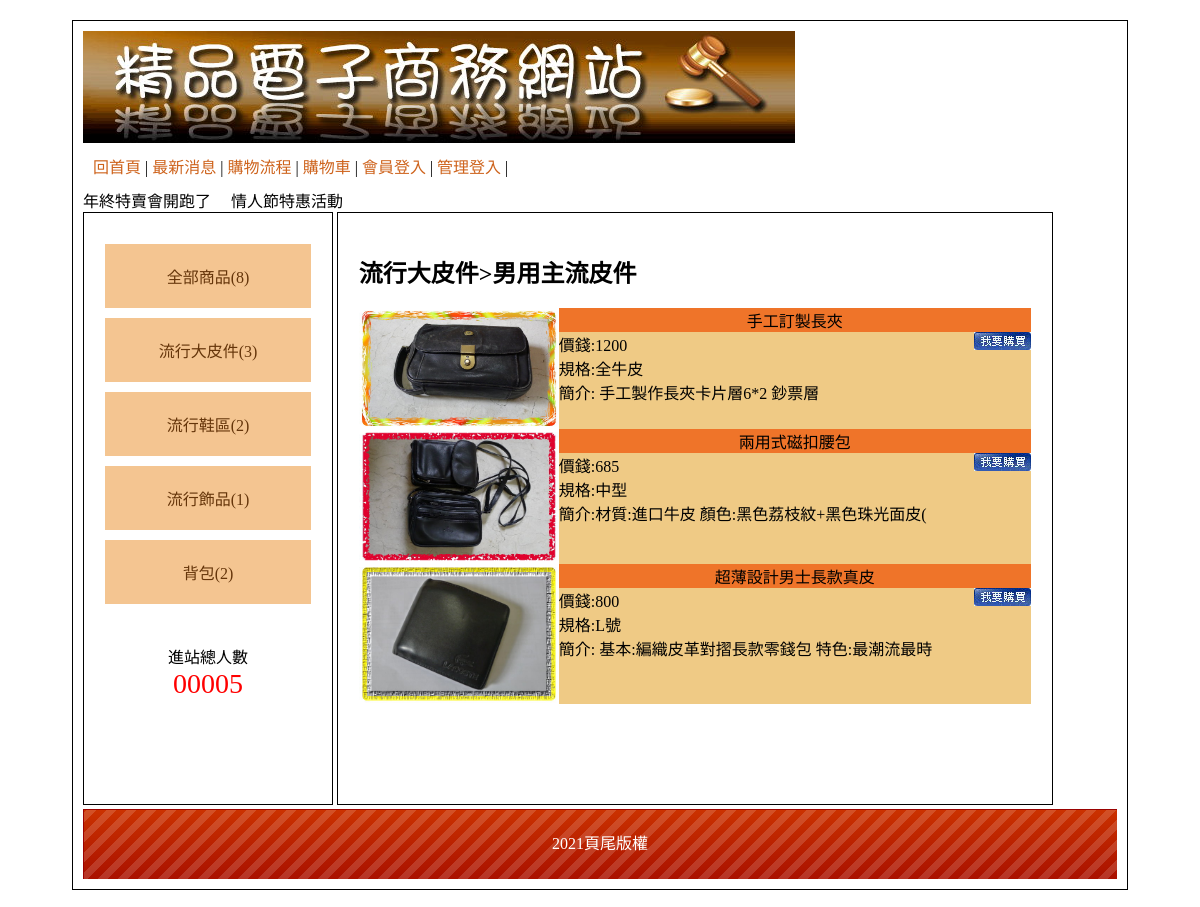
Page /?big=1&mid=5 on the committed database.
### tables this page shows
CREATE TABLE `type` (
  `id` int(11) UNSIGNED NOT NULL,
  `name` text NOT NULL,
  `parent` text NOT NULL
);

CREATE TABLE `goods` (
  `id` int(11) UNSIGNED NOT NULL,
  `num` text NOT NULL,
  `name` text NOT NULL,
  `price` int(11) UNSIGNED NOT NULL,
  `spec` text NOT NULL,
  `quota` int(5) NOT NULL,
  `img` text NOT NULL,
  `intro` text NOT NULL,
  `mid` int(5) UNSIGNED NOT NULL,
  `big` int(5) UNSIGNED NOT NULL,
  `sh` int(1) UNSIGNED NOT NULL
);

CREATE TABLE `bottom` (
  `id` int(11) UNSIGNED NOT NULL,
  `bottom` text NOT NULL
);

### base.php (called while the page is built, shortened)
<?php
$Bottom=new DB('bottom');
$Type=new DB('type');
$Goods=new DB('goods');
class DB{
  protected $table;
  protected $dsn="mysql:host=localhost;dbname=db44;charset=utf8";
  protected $pdo;
  function __construct($table)
  {
  $this->table=$table;
  $this->pdo=new PDO($this->dsn,'root','');
  }
  function all(...$arg){
    $sql="select * from $this->table ";
    if (isset($arg[0])) {
      if (is_array($arg[0])) {
        foreach($arg[0] as $key=>$value){
          $tmp[]=sprintf("`%s`='%s'",$key,$value);
        }
        $sql .=" where ".implode("&&",$tmp);
      }else{
        $sql .=$arg[0];
      }
    }
    return $this->pdo->query($sql)->fetchAll();
  }
  function count(...$arg){
    $sql="select count(*) from $this->table ";
    if (isset($arg[0])) {
      if (is_array($arg[0])) {
        foreach($arg[0] as $key=>$value){
          $tmp[]=sprintf("`%s`='%s'",$key,$value);
        }
        $sql .=" where ".implode("&&",$tmp);
      }else{
        $sql .=$arg[0];
      }
    }
    return $this->pdo->query($sql)->fetchColumn();
  }
  function find($id){
    $sql="select * from $this->table ";
      if (is_array($id)) {
        foreach($id as $key=>$value){
          $tmp[]=sprintf("`%s`='%s'",$key,$value);
        }
        $sql .=" where ".implode("&&",$tmp);
      }else{
        $sql .=" where `id`='$id' ";
      }
    return $this->pdo->query($sql)->fetch(PDO::FETCH_ASSOC);
  }
}
?>

### index.php (the view, shortened to what this page needs)
<?php
include_once "base.php";
?>
<!DOCTYPE html PUBLIC "-//W3C//DTD XHTML 1.0 Transitional//EN" "http://www.w3.org/TR/xhtml1/DTD/xhtml1-transitional.dtd">
<html xmlns="http://www.w3.org/1999/xhtml">
<head>
        <link href="css/css.css" rel="stylesheet" type="text/css">
</head>
<body>
        <div id="main">
                <div id="top">
                        <a href="index.php">
                                <img src="img/0416.jpg">
                        </a>
                        <div style="padding:10px;">
                                <a href="index.php">回首頁</a> |
                                <a href="index.php?do=news">最新消息</a> |
                                <a href="index.php?do=look">購物流程</a> |
                                <a href="index.php?do=buycart">購物車</a> |
                                <?php if (empty($_SESSION['mem'])) { ?>
                                        <a href="index.php?do=login">會員登入</a> |
                                <?php
                                } else {
                                ?>
                                        <a href="javascript:lof('api/logout.php?do=mem')">登出</a> |
                                <?php
                                }
                                ?>
                                <?php if (empty($_SESSION['admin'])) {
                                ?>
                                        <a href="index.php?do=admin">管理登入</a> |
                                <?php
                                } else {
                                ?>
                                        <a href="backend.php">返回管理</a> |
                                <?php
                                }
                                ?>
                        </div>
                        <marquee>年終特賣會開跑了 &nbsp; &nbsp;&nbsp;情人節特惠活動</marquee>
                </div>
                <div id="left" class="ct">
                        <div style="min-height:400px;">
                                <a href="?">全部商品(<?= $Goods->count(); ?>)</a>
                                <?php
                                $bigs = $Type->all(['parent' => 0]);
                                foreach ($bigs as $big) {
                                ?>
                                        <div class='ww'>
                                                <a href="?big=<?= $big['id']; ?>"><?= $big['name']; ?>(<?= $Goods->count(['big' => $big['id']]); ?>)</a>
                                        <?php
                                                echo "</div>";
                                        }
                                        ?>
                                        </div>
                                        <span>
                                                <div>進站總人數</div>
                                                <div style="color:#f00; font-size:28px;">
                                                        00005 </div>
                                        </span>
                        </div>
                        <div id="right">
                                <?php
                                $do = $_GET['do'] ?? 'main';
                                $file = "front/" . $do . ".php";
                                if (file_exists($file)) {
                                        include $file;
                                } else {
                                        echo "檔案不存在";
                                }
                                ?>
                        </div>
                        <div id="bottom" style="line-height:70px;background:url(icon/bot.png); color:#FFF;" class="ct">
                                <?= $Bottom->find(1)['bottom']; ?> </div>
                </div>
</body>
</html>

### front/main.php
<?php
if (isset($_GET['big']) && isset($_GET['mid'])) {
  $nav = $Type->find($_GET['big'])['name'] . ">" . $Type->find($_GET['mid'])['name'];
  $goods = $Goods->all(['mid' => $_GET['mid'], 'sh' => 1]);
} elseif (isset($_GET['big'])) {
  $nav = $Type->find($_GET['big'])['name'];
  $goods = $Goods->all(['big' => $_GET['big'], 'sh' => 1]);
} else {
  $nav = "全部商品";
  $goods = $Goods->all(['sh' => 1]);
}
?>
<h2><?= $nav; ?></h2>
<?php
foreach ($goods as $g) {
?>
  <div class="pp" style="display: flex;">
    <div>
      <a href="?do=detail&id=<?= $g['id']; ?>"><img src="img/<?= $g['img']; ?>" style="width: 200px;"></a>
    </div>
    <div style="width: 100%;">
      <div class="tt ct"><?= $g['name']; ?></div>
      <div>價錢:<?= $g['price']; ?>
        <a style="float: right;" href="?do=buycart&goods=<?= $g['id']; ?>&qt=1"><img src="icon/0402.jpg"></a>
      </div>
      <div>規格:<?= $g['spec']; ?></div>
      <div>簡介:<?= mb_substr($g['intro'], 0, 25, 'utf8'); ?></div>
    </div>
  </div>
<?php
}
?>

### css/css.css (style rules this page uses)
body { font-family:"微軟正黑體"; }
#main { width:1034px; padding:10px; margin:20px auto 20px auto; border:#000 solid 1px; min-height:768px; }
#top a { color:#CE631C; text-decoration:none; }
#left { display:inline-block; width:20%; padding:2%; min-height:550px; vertical-align:top; border:#000 1px solid; }
#left a { display:block; padding:20px 5px 20px 5px; text-decoration:none; background:#F4C591; margin:10px auto 10px auto; color:#65350A; }
.ct { text-align:center; }
#right { display:inline-block; width:65%; padding:2%; height:550px; border:#000 1px solid; overflow: auto; }
#bottom { height:70px; background:url(icon/bot.png); background-size:cover; }
.tt { background:#EF7429; }
.pp { background:#EFCA85; }

### rows in the picture
type: name "流行大皮件", count "3"
type: name "流行鞋區", id "2"
type: name "流行飾品", count "1"
type: name "背包", count "2"
goods: img (picture), name "手工訂製長夾", price "1200", spec "全牛皮", intro "手工製作長夾卡片層6*2 鈔票層"
goods: img (picture), name "兩用式磁扣腰包", price "685", spec "中型", intro "材質:進口牛皮 顏色:黑色荔枝紋+黑色珠光面皮("
goods: img (picture), name "超薄設計男士長款真皮", price "800", spec "L號", intro "基本:編織皮革對摺長款零錢包 特色:最潮流最時"
bottom: bottom "2021頁尾版權"

### other values in the picture
$Goods->count() "8"
$nav "流行大皮件>男用主流皮件"
